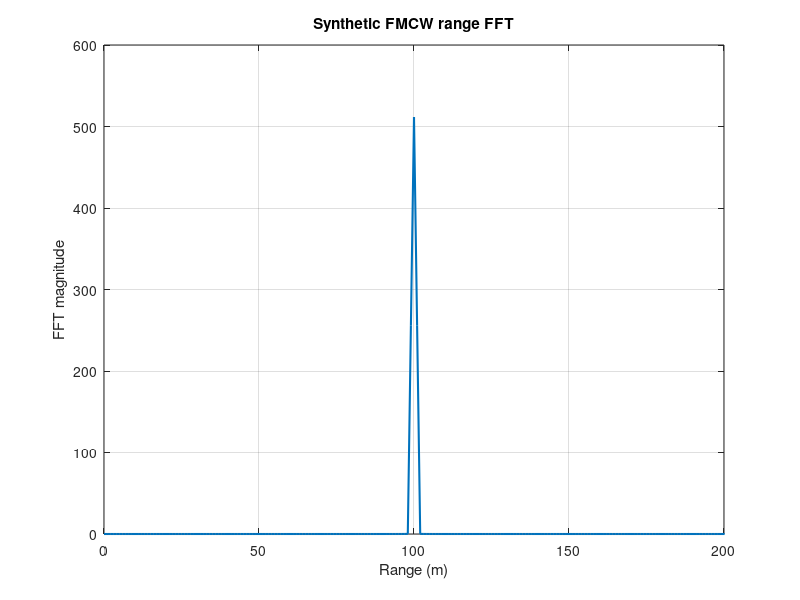

The MATLAB source for this figure:
% Separate synthetic FMCW range-FFT illustration based on our capstone parameters.
% Uses complex baseband sampling to demonstrate a stationary target.
% This is not experimental radar data or the MR60BHA1 internal signal processor.
clear; close all; clc;
c=3e8; fc=60e9; maxR=200; rangeRes=1; targetRange=100;
B=c/(2*rangeRes); Tchirp=5.5*2*maxR/c; slope=B/Tchirp;
Nr=1024; Fs=Nr/Tchirp; t=(0:Nr-1)/Fs;
tau=2*targetRange/c;
% Baseband beat frequency for a stationary point target
fbeat=slope*tau;
beat=exp(1j*2*pi*fbeat*t);
window=0.5-0.5*cos(2*pi*(0:Nr-1)/(Nr-1));
spectrum=abs(fft(beat.*window));
freq=(0:floor(Nr/2)-1)*Fs/Nr;
ranges=freq*c/(2*slope);
[~,idx]=max(spectrum(1:numel(freq)));
estimatedRange=ranges(idx);
fprintf('True range: %.2f m | Estimated range: %.2f m\n',targetRange,estimatedRange);
figure('Color','w'); plot(ranges,spectrum(1:numel(freq)),'LineWidth',1.5);
xlabel('Range (m)'); ylabel('FFT magnitude'); title('Synthetic FMCW range FFT'); grid on;
xlim([0 maxR]);
outputDir = fullfile(fileparts(mfilename('fullpath')), 'figures');
if ~exist(outputDir, 'dir'), mkdir(outputDir); end
saveas(gcf, fullfile(outputDir, 'synthetic_range_fft.png'));
